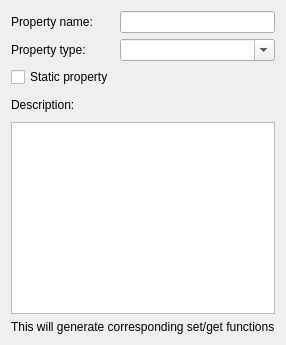
      <widget class="QWidget" name="pgProperty">
       <layout class="QFormLayout" name="formLayout_4">
        <item row="0" column="0">
         <widget class="QLabel" name="label_12">
          <property name="text">
           <string>Property name:</string>
          </property>
         </widget>
        </item>
        <item row="0" column="1">
         <widget class="QLineEdit" name="propName"/>
        </item>
        <item row="1" column="0">
         <widget class="QLabel" name="label_11">
          <property name="text">
           <string>Property type:</string>
          </property>
         </widget>
        </item>
        <item row="1" column="1">
         <widget class="QComboBox" name="propType">
          <property name="editable">
           <bool>true</bool>
          </property>
          <property name="currentIndex">
           <number>-1</number>
          </property>
          <property name="maxVisibleItems">
           <number>20</number>
          </property>
          <item>
           <property name="text">
            <string>int</string>
           </property>
          </item>
          <item>
           <property name="text">
            <string>real</string>
           </property>
          </item>
          <item>
           <property name="text">
            <string>bool</string>
           </property>
          </item>
          <item>
           <property name="text">
            <string>string</string>
           </property>
          </item>
         </widget>
        </item>
        <item row="3" column="0" colspan="2">
         <layout class="QHBoxLayout" name="horizontalLayout_5">
          <property name="spacing">
           <number>0</number>
          </property>
          <item>
           <widget class="QLabel" name="label_10">
            <property name="text">
             <string>Description:</string>
            </property>
           </widget>
          </item>
          <item>
           <spacer name="horizontalSpacer_4">
            <property name="orientation">
             <enum>Qt::Horizontal</enum>
            </property>
            <property name="sizeHint" stdset="0">
             <size>
              <width>40</width>
              <height>0</height>
             </size>
            </property>
           </spacer>
          </item>
          <item>
           <widget class="QToolButton" name="toolButton_18">
            <property name="text">
             <string/>
            </property>
            <property name="icon">
             <iconset resource="../sharedcode/resources.qrc">
              <normaloff>:/resources/RES/ffficons/text_allcaps.png</normaloff>:/resources/RES/ffficons/text_allcaps.png</iconset>
            </property>
            <property name="autoRaise">
             <bool>true</bool>
            </property>
           </widget>
          </item>
          <item>
           <widget class="QToolButton" name="toolButton_19">
            <property name="text">
             <string/>
            </property>
            <property name="icon">
             <iconset resource="../sharedcode/resources.qrc">
              <normaloff>:/resources/RES/ffficons/text_bold.png</normaloff>:/resources/RES/ffficons/text_bold.png</iconset>
            </property>
            <property name="autoRaise">
             <bool>true</bool>
            </property>
           </widget>
          </item>
          <item>
           <widget class="QToolButton" name="toolButton_20">
            <property name="text">
             <string/>
            </property>
            <property name="icon">
             <iconset resource="../sharedcode/resources.qrc">
              <normaloff>:/resources/RES/ffficons/text_italic.png</normaloff>:/resources/RES/ffficons/text_italic.png</iconset>
            </property>
            <property name="autoRaise">
             <bool>true</bool>
            </property>
           </widget>
          </item>
          <item>
           <widget class="QToolButton" name="toolButton_21">
            <property name="text">
             <string/>
            </property>
            <property name="icon">
             <iconset resource="../sharedcode/resources.qrc">
              <normaloff>:/resources/RES/ffficons/text_underline.png</normaloff>:/resources/RES/ffficons/text_underline.png</iconset>
            </property>
            <property name="autoRaise">
             <bool>true</bool>
            </property>
           </widget>
          </item>
          <item>
           <widget class="QToolButton" name="toolButton_22">
            <property name="text">
             <string/>
            </property>
            <property name="icon">
             <iconset resource="../sharedcode/resources.qrc">
              <normaloff>:/resources/RES/ffficons/text_strikethrough.png</normaloff>:/resources/RES/ffficons/text_strikethrough.png</iconset>
            </property>
            <property name="autoRaise">
             <bool>true</bool>
            </property>
           </widget>
          </item>
         </layout>
        </item>
        <item row="4" column="0" colspan="2">
         <widget class="QTextEdit" name="propDesc">
          <property name="sizePolicy">
           <sizepolicy hsizetype="Expanding" vsizetype="Expanding">
            <horstretch>0</horstretch>
            <verstretch>0</verstretch>
           </sizepolicy>
          </property>
         </widget>
        </item>
        <item row="5" column="0" colspan="2">
         <widget class="QLabel" name="label_5">
          <property name="text">
           <string>This will generate corresponding set/get functions</string>
          </property>
         </widget>
        </item>
        <item row="2" column="0">
         <widget class="QCheckBox" name="staticProperty">
          <property name="text">
           <string>Static property</string>
          </property>
         </widget>
        </item>
       </layout>
      </widget>
